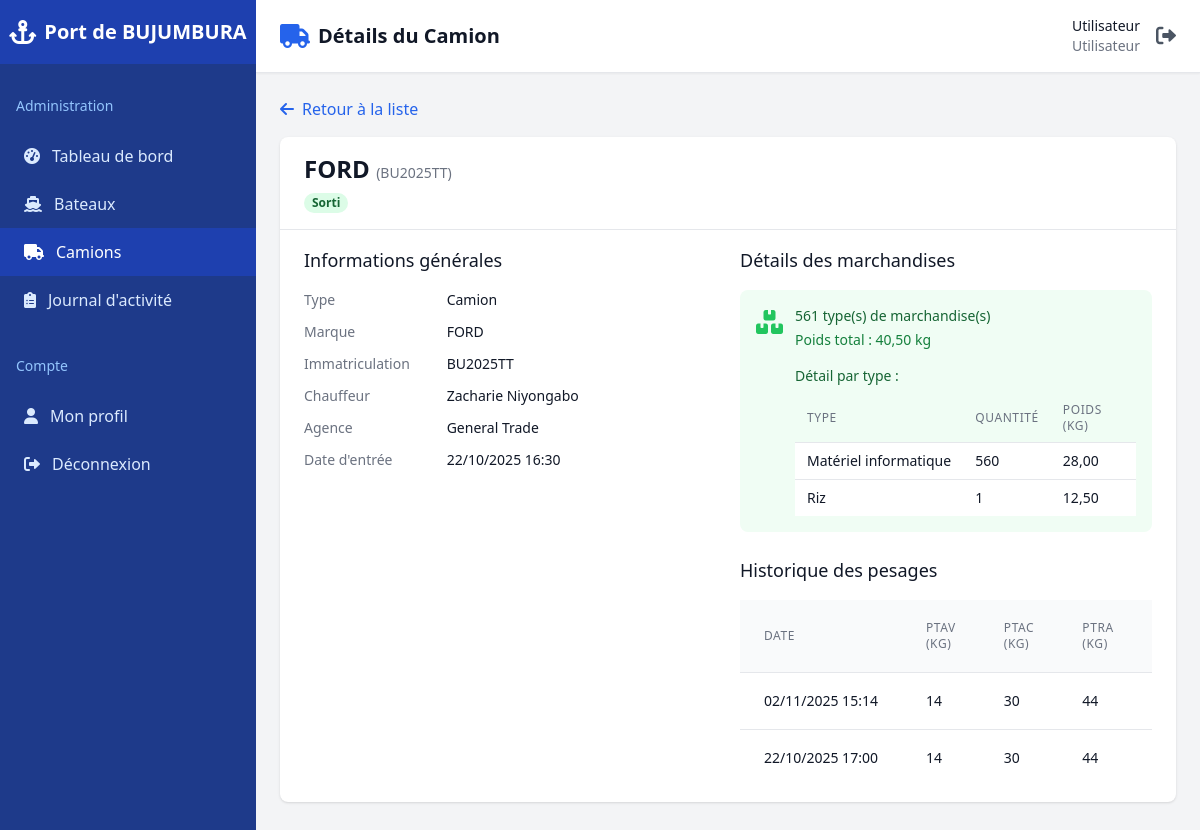
The page /admin/camion-details.php?id=50 (signed in) on the database its author committed.
### tables this page shows
CREATE TABLE IF NOT EXISTS `camions` (
  `id` int NOT NULL AUTO_INCREMENT,
  `type_camion_id` int DEFAULT NULL,
  `marque` varchar(100) NOT NULL,
  `immatriculation` varchar(50) NOT NULL,
  `chauffeur` varchar(100) DEFAULT NULL,
  `agence` varchar(100) DEFAULT NULL,
  `provenance_port_id` int DEFAULT NULL,
  `destinataire` varchar(255) DEFAULT NULL,
  `t1` varchar(100) DEFAULT NULL,
  `est_charge` tinyint(1) DEFAULT '0',
  `date_entree` timestamp NULL DEFAULT CURRENT_TIMESTAMP,
  `date_sortie` timestamp NULL DEFAULT NULL,
  `statut` enum('entree','en_pesage','en_attente_sortie','sortie') DEFAULT 'entree' COMMENT 'Statut du camion dans le processus',
  `observations_sortie` text COMMENT 'Observations lors de la sortie',
  `retour_vide` tinyint(1) DEFAULT '0' COMMENT 'Indique si le camion est reparti à vide',
  PRIMARY KEY (`id`),
  UNIQUE KEY `immatriculation` (`immatriculation`),
  KEY `type_camion_id` (`type_camion_id`)
);

CREATE TABLE IF NOT EXISTS `types_camions` (
  `id` int NOT NULL AUTO_INCREMENT,
  `nom` varchar(100) NOT NULL,
  `description` text,
  `created_at` timestamp NULL DEFAULT CURRENT_TIMESTAMP,
  PRIMARY KEY (`id`)
);

CREATE TABLE IF NOT EXISTS `pesages` (
  `id` int NOT NULL AUTO_INCREMENT,
  `camion_id` int DEFAULT NULL,
  `ptav` decimal(10,2) DEFAULT NULL,
  `ptac` decimal(10,2) DEFAULT NULL,
  `ptra` decimal(10,2) DEFAULT NULL,
  `charge_essieu` decimal(10,2) DEFAULT NULL,
  `total_poids_marchandises` decimal(10,0) DEFAULT NULL,
  `surcharge` tinyint(1) DEFAULT NULL,
  `date_pesage` timestamp NULL DEFAULT CURRENT_TIMESTAMP,
  `mouvement` varchar(30) DEFAULT NULL,
  PRIMARY KEY (`id`),
  KEY `camion_id` (`camion_id`)
);

### admin/camion-details.php (the view, shortened to what the rows shown need)
<?php
$camion_id = (int)$_GET['id'];
$db = getDB();
$stmt = $db->prepare("
    SELECT c.*, tc.nom as type_camion
    FROM camions c
    LEFT JOIN types_camions tc ON c.type_camion_id = tc.id
    WHERE c.id = ?
");
$stmt->execute([$camion_id]);
$camion = $stmt->fetch();
$stmt = $db->prepare("
    SELECT tm.nom as type_marchandise,
           SUM(mc.quantite) as quantite,
           COALESCE(SUM(mc.poids), 0) as poids_total
    FROM marchandises_camions mc
    JOIN types_marchandises tm ON mc.type_marchandise_id = tm.id
    WHERE mc.camion_id = ?
    GROUP BY tm.id, tm.nom
    ORDER BY tm.nom
");
$stmt->execute([$camion_id]);
$marchandises = $stmt->fetchAll();
$stmt = $db->prepare("
    SELECT * FROM pesages
    WHERE camion_id = ?
    ORDER BY date_pesage DESC
");
$stmt->execute([$camion_id]);
$pesages = $stmt->fetchAll();
?>
<!DOCTYPE html>
<html lang="fr">
<head>
    <script src="https://cdn.tailwindcss.com"></script>
    <link href="https://cdnjs.cloudflare.com/ajax/libs/font-awesome/6.0.0/css/all.min.css" rel="stylesheet">
</head>
<body class="bg-gray-100">
    <div class="ml-0 lg:ml-64">
        <header class="bg-white shadow-sm border-b border-gray-200">
            <div class="flex items-center justify-between px-6 py-4">
                <div class="flex items-center">
                    <h1 class="text-xl font-semibold text-gray-900">Détails du Camion</h1>
                </div>
            </div>
        </header>
        <main class="p-6">
            <div class="mb-6">
                <div class="bg-white rounded-lg shadow overflow-hidden">
                    <div class="px-6 py-4 border-b border-gray-200">
                        <h2 class="text-2xl font-bold text-gray-900">
                            <?= htmlspecialchars($camion['marque']) ?>
                            <span class="text-sm font-normal text-gray-500">(<?= htmlspecialchars($camion['immatriculation']) ?>)</span>
                        </h2>
                        <div class="flex items-center mt-2">
                            <span class="px-2 inline-flex text-xs leading-5 font-semibold rounded-full
                                <?= $camion['statut'] === 'entree' ? 'bg-yellow-100 text-yellow-800' :
                                   ($camion['statut'] === 'en_pesage' ? 'bg-blue-100 text-blue-800' : 'bg-green-100 text-green-800') ?>">
                            </span>
                        </div>
                    </div>
                    <div class="px-6 py-4 grid grid-cols-1 md:grid-cols-2 gap-6">
                        <div>
                            <dl class="space-y-3">
                                <div class="sm:grid sm:grid-cols-3 sm:gap-4">
                                    <dt class="text-sm font-medium text-gray-500">Type</dt>
                                    <dd class="mt-1 text-sm text-gray-900 sm:mt-0 sm:col-span-2">
                                        <?= htmlspecialchars($camion['type_camion']) ?>
                                    </dd>
                                </div>
                                <div class="sm:grid sm:grid-cols-3 sm:gap-4">
                                    <dt class="text-sm font-medium text-gray-500">Marque</dt>
                                    <dd class="mt-1 text-sm text-gray-900 sm:mt-0 sm:col-span-2">
                                        <?= htmlspecialchars($camion['marque']) ?>
                                    </dd>
                                </div>
                                <div class="sm:grid sm:grid-cols-3 sm:gap-4">
                                    <dt class="text-sm font-medium text-gray-500">Immatriculation</dt>
                                    <dd class="mt-1 text-sm text-gray-900 sm:mt-0 sm:col-span-2">
                                        <?= htmlspecialchars($camion['immatriculation']) ?>
                                    </dd>
                                </div>
                                <div class="sm:grid sm:grid-cols-3 sm:gap-4">
                                    <dt class="text-sm font-medium text-gray-500">Chauffeur</dt>
                                    <dd class="mt-1 text-sm text-gray-900 sm:mt-0 sm:col-span-2">
                                        <?= htmlspecialchars($camion['chauffeur']) ?>
                                    </dd>
                                </div>
                                <div class="sm:grid sm:grid-cols-3 sm:gap-4">
                                    <dt class="text-sm font-medium text-gray-500">Agence</dt>
                                    <dd class="mt-1 text-sm text-gray-900 sm:mt-0 sm:col-span-2">
                                        <?= htmlspecialchars($camion['agence']) ?>
                                    </dd>
                                </div>
                                <div class="sm:grid sm:grid-cols-3 sm:gap-4">
                                    <dt class="text-sm font-medium text-gray-500">Date d'entrée</dt>
                                    <dd class="mt-1 text-sm text-gray-900 sm:mt-0 sm:col-span-2">
                                        <?= date('d/m/Y H:i', strtotime($camion['date_entree'])) ?>
                                    </dd>
                                </div>
                            </dl>
                        </div>
                        <div>
                            <?php if (empty($marchandises)): ?>
                                <div class="bg-yellow-50 p-4 rounded-lg">
                                    <div class="flex">
                                        <div class="flex-shrink-0">
                                            <i class="fas fa-exclamation-triangle text-yellow-400 text-2xl"></i>
                                        </div>
                                        <div class="ml-3">
                                            <h3 class="text-sm font-medium text-yellow-800">Aucune marchandise enregistrée</h3>
                                            <div class="mt-2 text-sm text-yellow-700">
                                                <p>Ce camion ne contient aucune marchandise pour le moment.</p>
                                            </div>
                                        </div>
                                    </div>
                                </div>
                            <?php else: ?>
                                <div class="bg-green-50 p-4 rounded-lg">
                                    <div class="flex items-start">
                                        <div class="ml-3 flex-1">
                                            <div class="mt-4">
                                                <div class="overflow-x-auto">
                                                    <table class="min-w-full divide-y divide-gray-200">
                                                        <thead class="bg-green-50">
                                                            <tr>
                                                                <th class="px-3 py-2 text-left text-xs font-medium text-gray-500 uppercase tracking-wider">Type</th>
                                                                <th class="px-3 py-2 text-left text-xs font-medium text-gray-500 uppercase tracking-wider">Quantité</th>
                                                                <th class="px-3 py-2 text-left text-xs font-medium text-gray-500 uppercase tracking-wider">Poids (kg)</th>
                                                            </tr>
                                                        </thead>
                                                    </table>
                                                </div>
                                            </div>
                                        </div>
                                    </div>
                                </div>
                            <?php endif; ?>
                            <div class="mt-6">
                                <?php if (empty($pesages)): ?>
                                    <div class="bg-yellow-50 p-4 rounded-lg">
                                        <div class="flex">
                                            <div class="flex-shrink-0">
                                                <i class="fas fa-exclamation-triangle text-yellow-400 text-2xl"></i>
                                            </div>
                                            <div class="ml-3">
                                                <h3 class="text-sm font-medium text-yellow-800">Aucun pesage enregistré</h3>
                                                <div class="mt-2 text-sm text-yellow-700">
                                                    <p>Aucun pesage n'a été effectué pour ce camion.</p>
                                                </div>
                                            </div>
                                        </div>
                                    </div>
                                <?php else: ?>
                                    <div class="overflow-x-auto">
                                        <table class="min-w-full divide-y divide-gray-200">
                                            <thead class="bg-gray-50">
                                                <tr>
                                                    <th class="px-6 py-3 text-left text-xs font-medium text-gray-500 uppercase tracking-wider">Date</th>
                                                    <th class="px-6 py-3 text-left text-xs font-medium text-gray-500 uppercase tracking-wider">PTAV (kg)</th>
                                                    <th class="px-6 py-3 text-left text-xs font-medium text-gray-500 uppercase tracking-wider">PTAC (kg)</th>
                                                    <th class="px-6 py-3 text-left text-xs font-medium text-gray-500 uppercase tracking-wider">PTRA (kg)</th>
                                                    <th class="px-6 py-3 text-left text-xs font-medium text-gray-500 uppercase tracking-wider">Charge essieu (kg)</th>
                                                </tr>
                                            </thead>
                                            <tbody class="bg-white divide-y divide-gray-200">
                                                <?php foreach ($pesages as $pesage): ?>
                                                <tr>
                                                    <td class="px-6 py-4 whitespace-nowrap text-sm text-gray-900">
                                                        <?= date('d/m/Y H:i', strtotime($pesage['date_pesage'])) ?>
                                                    </td>
                                                    <td class="px-6 py-4 whitespace-nowrap text-sm text-gray-900">
                                                        <?= number_format($pesage['ptav'], 0, ',', ' ') ?>
                                                    </td>
                                                    <td class="px-6 py-4 whitespace-nowrap text-sm text-gray-900">
                                                        <?= number_format($pesage['ptac'], 0, ',', ' ') ?>
                                                    </td>
                                                    <td class="px-6 py-4 whitespace-nowrap text-sm text-gray-900">
                                                        <?= number_format($pesage['ptra'], 0, ',', ' ') ?>
                                                    </td>
                                                    <td class="px-6 py-4 whitespace-nowrap text-sm text-gray-900">
                                                    </td>
                                                </tr>
                                                <?php endforeach; ?>
                                            </tbody>
                                        </table>
                                    </div>
                                <?php endif; ?>
                            </div>
                        </div>
                    </div>
                </div>
            </div>
        </main>
    </div>
</body>
</html>

### rows shown on the page
camions: marque "FORD", immatriculation "BU2025TT", type_camion.nom "Camion", chauffeur "Zacharie Niyongabo", agence "General Trade", date_entree "22/10/2025 16:30"
pesages: date_pesage "02/11/2025 15:14", ptav "14", ptac "30", ptra "44"
pesages: date_pesage "22/10/2025 17:00", ptav "14", ptac "30", ptra "44"

### other values the page prints
$_SESSION['user']['nom'] "Utilisateur"
$_SESSION['user']['role'] "Utilisateur"
$total_marchandises "561"
$total_poids "40,50"
$marchandise['type_marchandise'] "Matériel informatique"
$marchandise['quantite'] "560"
$marchandise['poids_total'] "28,00"
$marchandise['type_marchandise'] "Riz"
$marchandise['quantite'] "1"
$marchandise['poids_total'] "12,50"
